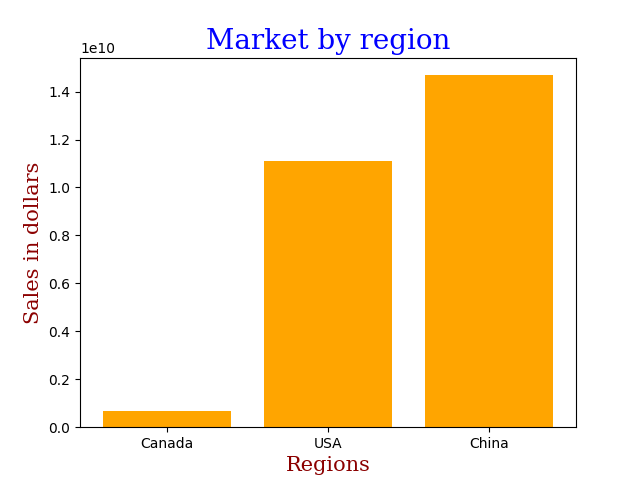

Python code for this plot:
import matplotlib.pyplot as plt
import numpy as np

regions = np.array(["Canada", "USA", "China"])
sales = np.array([675000000, 11098000000, 14682000000])

font1 = {'family':'serif','color':'blue','size':20}
font2 = {'family':'serif','color':'darkred','size':15}

plt.title("Market by region", fontdict = font1)
plt.xlabel("Regions", fontdict = font2)
plt.ylabel("Sales in dollars", fontdict = font2)
plt.bar(regions, sales, color="orange")
plt.show()
